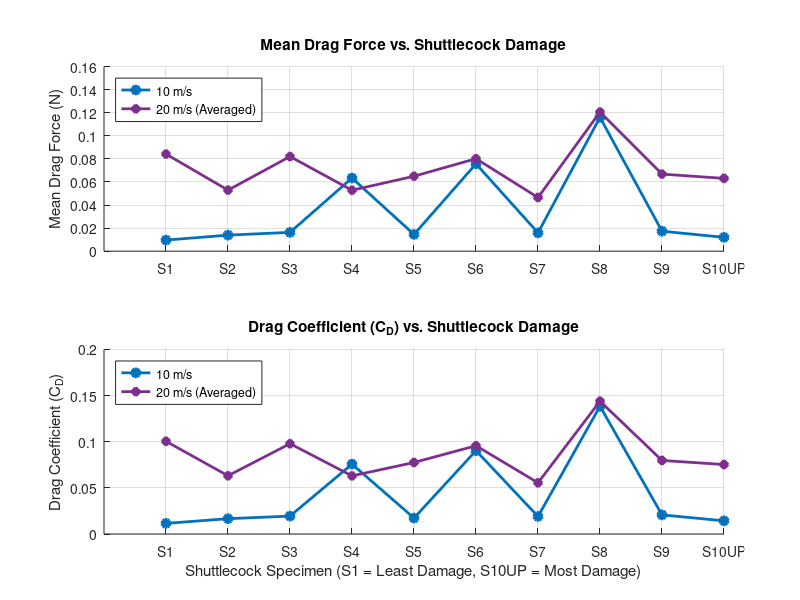

The MATLAB source for this figure:
% MATLAB Script to Plot Hardcoded Data: 10 m/s vs Averaged 20 m/s
% Utilising exact C_D values from the provided V10 output

% 1. Define labels and hardcode the data from the screenshots
xLabels = {'S1', 'S2', 'S3', 'S4', 'S5', 'S6', 'S7', 'S8', 'S9', 'S10UP'};
numShuttles = length(xLabels);
xData = 1:numShuttles;

% --- 10 m/s Data (Exact values from Screenshot 2) ---
meanDrag10 = [0.0096, 0.0139, 0.0163, 0.0634, 0.0145, ...
              0.0757, 0.0159, 0.1160, 0.0173, 0.0120];

Cd10 = [0.0115, 0.0166, 0.0194, 0.0757, 0.0173, ...
        0.0903, 0.0190, 0.1384, 0.0207, 0.0143];

% --- Averaged 20 m/s Data (Exact values from Screenshot 1) ---
meanDrag20_Avg = [0.084163, 0.052893, 0.082016, 0.052795, 0.064943, ...
                  0.080163, 0.046521, 0.120590, 0.066788, 0.063083];
              
Cd20_Avg = [0.10041, 0.063103, 0.097848, 0.062987, 0.077479, ...
            0.095637, 0.055502, 0.143870, 0.079681, 0.075260];

disp('--- Plotting Hardcoded Shuttlecock Data ---');
disp('Note: Utilising exact V10 values provided, with no extra calculations.');

% 2. Plotting the Comparison Results
figure('Name', 'Final Aerodynamics: 10 m/s vs Averaged 20 m/s', 'Position', [100, 100, 800, 600]);

% Plot 1: Mean Drag Force Comparison
subplot(2, 1, 1);
hold on;
plot(xData, meanDrag10, '-o', 'Color', [0 0.4470 0.7410], 'LineWidth', 2, ...
    'MarkerFaceColor', [0 0.4470 0.7410], 'DisplayName', '10 m/s');
plot(xData, meanDrag20_Avg, '-d', 'Color', [0.4940 0.1840 0.5560], 'LineWidth', 2, ...
    'MarkerFaceColor', [0.4940 0.1840 0.5560], 'DisplayName', '20 m/s (Averaged)');
hold off;
xticks(xData);
xticklabels(xLabels);
title('Mean Drag Force vs. Shuttlecock Damage');
ylabel('Mean Drag Force (N)');
legend('Location', 'northwest');
grid on;

% Plot 2: Drag Coefficient Comparison
subplot(2, 1, 2);
hold on;
plot(xData, Cd10, '-o', 'Color', [0 0.4470 0.7410], 'LineWidth', 2, ...
    'MarkerFaceColor', [0 0.4470 0.7410], 'DisplayName', '10 m/s');
plot(xData, Cd20_Avg, '-d', 'Color', [0.4940 0.1840 0.5560], 'LineWidth', 2, ...
    'MarkerFaceColor', [0.4940 0.1840 0.5560], 'DisplayName', '20 m/s (Averaged)');
hold off;
xticks(xData);
xticklabels(xLabels);
title('Drag Coefficient (C_D) vs. Shuttlecock Damage');
xlabel('Shuttlecock Specimen (S1 = Least Damage, S10UP = Most Damage)');
ylabel('Drag Coefficient (C_D)');
legend('Location', 'northwest');
grid on;
